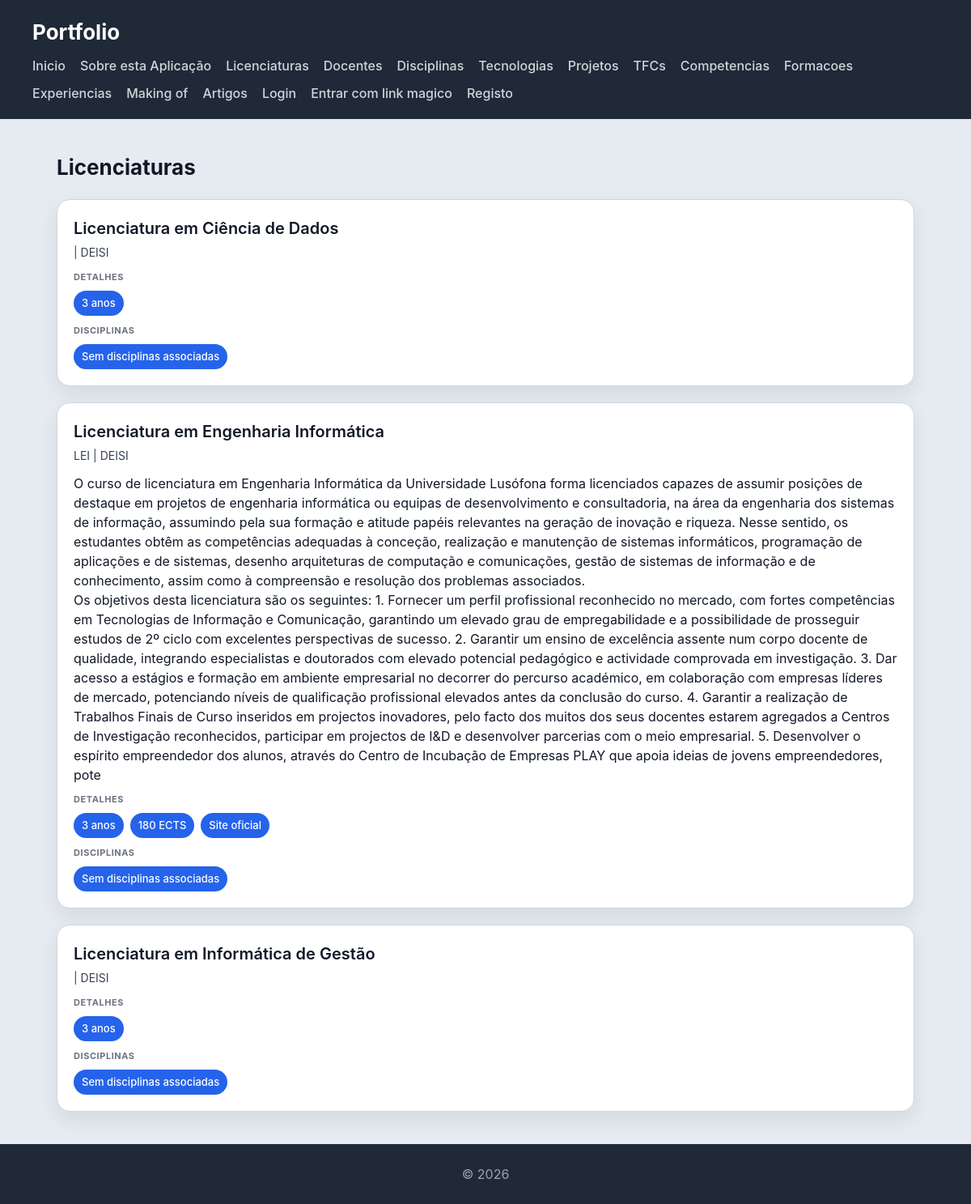
/portfolio/licenciaturas/, run on an earlier commit of the app's database.
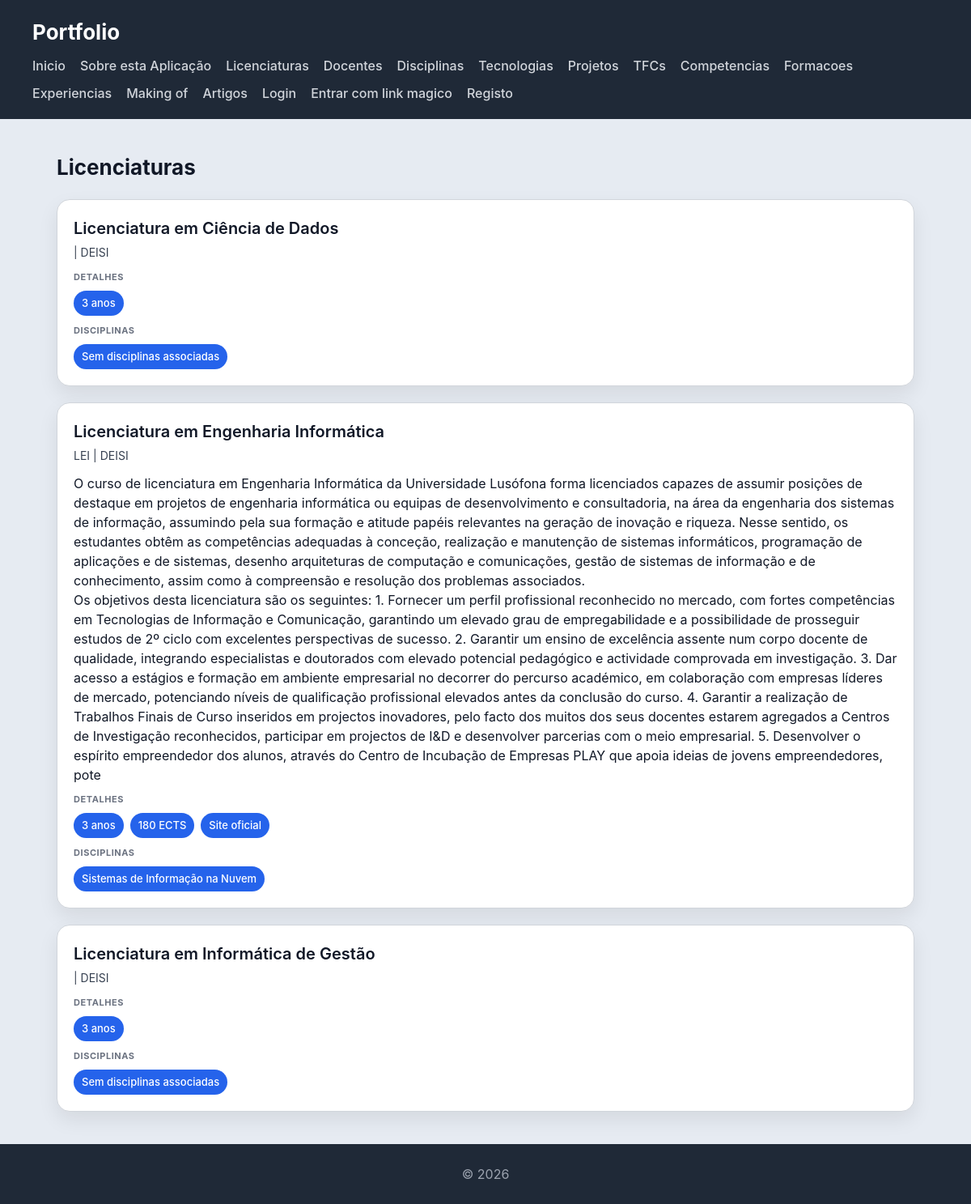
And on a later commit of the database.
### portfolio/models.py (models this page shows, shortened)
class Licenciatura(models.Model):
    nome = models.CharField(max_length=200)
    sigla = models.CharField(max_length=10)
    descricao = models.TextField(blank=True)
    objetivos = models.TextField(blank=True)
    ects_total = models.IntegerField(blank=True, null=True)
    duracao_anos = models.IntegerField(default=3)
    url_oficial = models.URLField(blank=True, null=True)
    departamento = models.CharField(max_length=200)

class UnidadeCurricular(models.Model):
    nome = models.CharField(max_length=150)
    sigla = models.CharField(max_length=20, blank=True)
    descricao = models.TextField(blank=True)
    ects = models.DecimalField(max_digits=4, decimal_places=1, null=True, blank=True)
    imagem = models.ImageField(upload_to='ucs/', blank=True, null=True)
    ano_curricular = models.IntegerField(blank=True, null=True)
    semestre = models.CharField(max_length=30, blank=True)
    objetivos = models.TextField(blank=True)
    conteudos = models.TextField(blank=True)
    bibliografia = models.TextField(blank=True)
    apresentacao = models.TextField(blank=True)
    licenciaturas = models.ManyToManyField(Licenciatura, related_name='ucs', blank=True)
    docentes = models.ManyToManyField(Docente, related_name='ucs', blank=True)

### portfolio/views.py (the view)
# urls.py: path("licenciaturas/", views.licenciaturas_view, name="portfolio_licenciaturas"),
def licenciaturas_view(request):
    licenciaturas = Licenciatura.objects.prefetch_related("ucs").order_by("nome")
    return render(
        request,
        "portfolio/licenciaturas.html",
        {"licenciaturas": licenciaturas},
    )

### templates/portfolio/licenciaturas.html
{% extends "portfolio/base.html" %} {% block content %}
<h2>Licenciaturas</h2>
<section>
  {% for licenciatura in licenciaturas %}
  <article>
    <header>
      <h3>{{ licenciatura.nome }}</h3>
      <p>{{ licenciatura.sigla }} | {{ licenciatura.departamento }}</p>
    </header>
    {% if licenciatura.descricao %}
    <p>{{ licenciatura.descricao }}</p>
    {% endif %}
    {% if licenciatura.objetivos %}
    <p>{{ licenciatura.objetivos }}</p>
    {% endif %}
    <section>
      <h4>Detalhes</h4>
      <ul>
        <li>{{ licenciatura.duracao_anos }} anos</li>
        {% if licenciatura.ects_total %}
        <li>{{ licenciatura.ects_total }} ECTS</li>
        {% endif %}
        {% if licenciatura.url_oficial %}
        <li><a href="{{ licenciatura.url_oficial }}">Site oficial</a></li>
        {% endif %}
      </ul>
    </section>
    <section>
      <h4>Disciplinas</h4>
      <ul>
        {% for uc in licenciatura.ucs.all %}
        <li>{{ uc.nome }}</li>
        {% empty %}
        <li>Sem disciplinas associadas</li>
        {% endfor %}
      </ul>
    </section>
  </article>
  {% empty %}
  <article>
    <header><h3>Sem licenciaturas registadas</h3></header>
  </article>
  {% endfor %}
</section>
{% endblock %}

### templates/portfolio/base.html (shortened to what this page needs)
{% load static %}
<!DOCTYPE html>
<html lang="pt">
  <head>
    <link rel="stylesheet" href="{% static 'escola/styles.css' %}" />
  </head>
  <body>
    <header>
      <h1>Portfolio</h1>
      <nav>
        <a href="{% url 'portfolio_home' %}">Inicio</a>
        <a href="{% url 'portfolio_sobre' %}">Sobre esta Aplicação</a>
        <a href="{% url 'portfolio_licenciaturas' %}">Licenciaturas</a>
        <a href="{% url 'portfolio_docentes' %}">Docentes</a>
        <a href="{% url 'portfolio_disciplinas' %}">Disciplinas</a>
        <a href="{% url 'portfolio_tecnologias' %}">Tecnologias</a>
        <a href="{% url 'portfolio_projetos' %}">Projetos</a>
        <a href="{% url 'portfolio_tfcs' %}">TFCs</a>
        <a href="{% url 'portfolio_competencias' %}">Competencias</a>
        <a href="{% url 'portfolio_formacoes' %}">Formacoes</a>
        <a href="{% url 'portfolio_experiencias' %}">Experiencias</a>
        <a href="{% url 'portfolio_making_of' %}">Making of</a>
        <a href="{% url 'lista_artigos' %}">Artigos</a>
        {% if request.user.is_authenticated %}
        <span>Ola, {{ request.user.username }}</span>
        <a href="{% url 'logout' %}">Logout</a>
        {% else %}
        <a href="{% url 'login' %}">Login</a>
        <a href="{% url 'magic_login' %}">Entrar com link magico</a>
        <a href="{% url 'registo' %}">Registo</a>
        {% endif %}
      </nav>
    </header>
    <main>
      {% block content %}{% endblock %}
    </main>
    <footer>
      <p>&copy; 2026</p>
    </footer>
  </body>
</html>

### escola/static/escola/styles.css (style rules this page uses)
* { box-sizing: border-box; margin: 0; padding: 0; }
body { font-family: "Inter", "Segoe UI", system-ui, -apple-system, sans-serif; background: #e6ebf2; color: #111827; line-height: 1.5; }
body > header { background: #1f2937; color: white; padding: 20px 40px; }
body > header h1 { font-size: 26px; }
body > header nav { display: flex; flex-wrap: wrap; gap: 10px 18px; margin-top: 10px; }
body > header nav a { color: #d1d5db; text-decoration: none; font-weight: 500; }
main { max-width: 1100px; margin: 40px auto; padding: 0 20px; }
h2 { margin-bottom: 20px; font-size: 26px; }
section > article { background: white; padding: 20px; border-radius: 16px; border: 1px solid #d1d5db; box-shadow: 0 10px 25px rgba(0, 0, 0, 0.08); transition: all 0.25s ease; margin-bottom: 20px; }
article > header { margin-bottom: 12px; }
article > header > h3 { font-size: 20px; font-weight: 600; margin-bottom: 4px; }
article > header > p { font-size: 14px; color: #374151; }
article > section { margin-top: 10px; }
article > section > h4 { font-size: 11px; text-transform: uppercase; color: #6b7280; margin-bottom: 8px; letter-spacing: 0.05em; }
article > section > ul { list-style: none; display: flex; flex-wrap: wrap; gap: 8px; }
article > section > ul > li { background: #2563eb; color: white; padding: 6px 10px; border-radius: 999px; font-size: 13px; font-weight: 500; }
article > section > ul > li > a { color: #ffffff; text-decoration: none; }
footer { text-align: center; padding: 25px; background: #1f2937; color: #9ca3af; margin-top: 40px; }

What changed in the data, as far as the page shows it:
changed Licenciatura "Licenciatura em Engenharia Informática": gains UnidadeCurricular (nome "Sistemas de Informação na Nuvem"); no longer shows "Sem disciplinas associadas"
